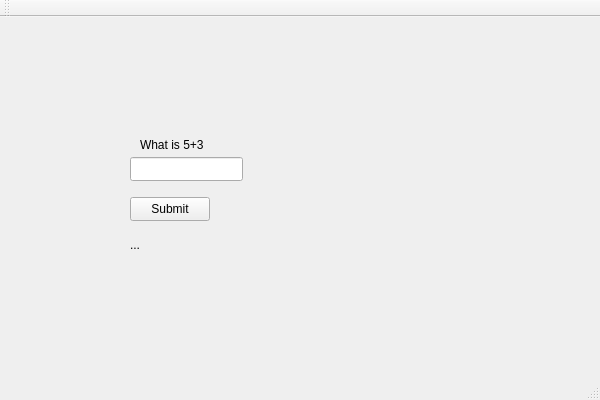
<?xml version="1.0" encoding="UTF-8"?>
<ui version="4.0">
 <class>MathsClass</class>
 <widget class="QMainWindow" name="MathsClass">
  <property name="geometry">
   <rect>
    <x>0</x>
    <y>0</y>
    <width>600</width>
    <height>400</height>
   </rect>
  </property>
  <property name="windowTitle">
   <string>Maths</string>
  </property>
  <widget class="QWidget" name="centralWidget">
   <widget class="QLabel" name="questionLabel">
    <property name="geometry">
     <rect>
      <x>140</x>
      <y>120</y>
      <width>91</width>
      <height>16</height>
     </rect>
    </property>
    <property name="text">
     <string>What is 5+3</string>
    </property>
   </widget>
   <widget class="QLineEdit" name="answerInput">
    <property name="geometry">
     <rect>
      <x>130</x>
      <y>140</y>
      <width>113</width>
      <height>24</height>
     </rect>
    </property>
   </widget>
   <widget class="QPushButton" name="submitButton">
    <property name="geometry">
     <rect>
      <x>130</x>
      <y>180</y>
      <width>80</width>
      <height>24</height>
     </rect>
    </property>
    <property name="text">
     <string>Submit</string>
    </property>
   </widget>
   <widget class="QLabel" name="feedbackLabel">
    <property name="geometry">
     <rect>
      <x>130</x>
      <y>220</y>
      <width>49</width>
      <height>16</height>
     </rect>
    </property>
    <property name="text">
     <string>...</string>
    </property>
   </widget>
  </widget>
  <widget class="QMenuBar" name="menuBar">
   <property name="geometry">
    <rect>
     <x>0</x>
     <y>0</y>
     <width>600</width>
     <height>21</height>
    </rect>
   </property>
  </widget>
  <widget class="QToolBar" name="mainToolBar">
   <attribute name="toolBarArea">
    <enum>TopToolBarArea</enum>
   </attribute>
   <attribute name="toolBarBreak">
    <bool>false</bool>
   </attribute>
  </widget>
  <widget class="QStatusBar" name="statusBar"/>
 </widget>
 <layoutdefault spacing="6" margin="11"/>
 <resources>
  <include location="Maths.qrc"/>
 </resources>
 <connections/>
</ui>
